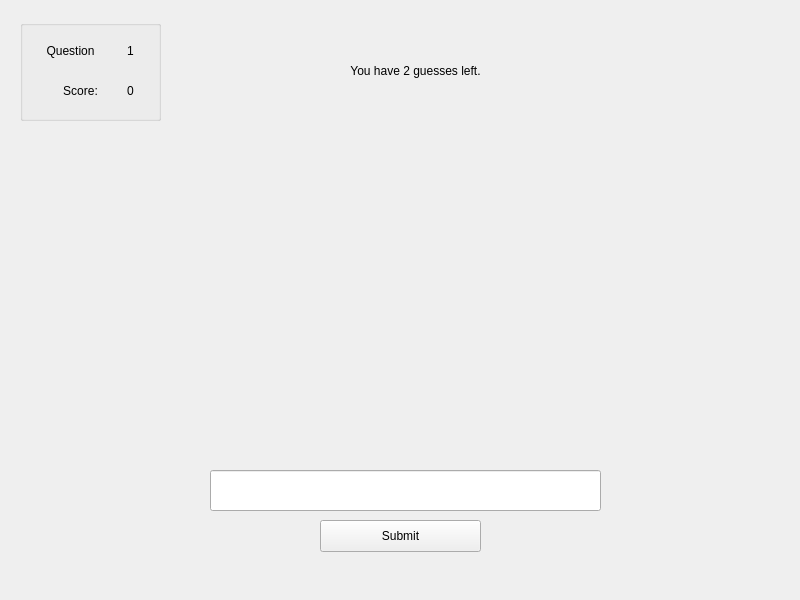
<?xml version="1.0" encoding="UTF-8"?>
<ui version="4.0">
 <class>JobSpeller_game</class>
 <widget class="QMainWindow" name="JobSpeller_game">
  <property name="geometry">
   <rect>
    <x>0</x>
    <y>0</y>
    <width>800</width>
    <height>600</height>
   </rect>
  </property>
  <property name="windowTitle">
   <string>MainWindow</string>
  </property>
  <widget class="QWidget" name="centralwidget">
   <widget class="QLabel" name="guessLeftLabel">
    <property name="geometry">
     <rect>
      <x>310</x>
      <y>50</y>
      <width>211</width>
      <height>41</height>
     </rect>
    </property>
    <property name="styleSheet">
     <string notr="true">font: 20pt &quot;BM Jua&quot;;</string>
    </property>
    <property name="text">
     <string>You have 2 guesses left.</string>
    </property>
    <property name="alignment">
     <set>Qt::AlignCenter</set>
    </property>
   </widget>
   <widget class="QLineEdit" name="inputJob">
    <property name="geometry">
     <rect>
      <x>210</x>
      <y>470</y>
      <width>391</width>
      <height>41</height>
     </rect>
    </property>
    <property name="alignment">
     <set>Qt::AlignCenter</set>
    </property>
   </widget>
   <widget class="QGroupBox" name="groupBox">
    <property name="geometry">
     <rect>
      <x>20</x>
      <y>20</y>
      <width>141</width>
      <height>101</height>
     </rect>
    </property>
    <property name="title">
     <string/>
    </property>
    <widget class="QLabel" name="questionaLabel">
     <property name="geometry">
      <rect>
       <x>10</x>
       <y>10</y>
       <width>81</width>
       <height>41</height>
      </rect>
     </property>
     <property name="styleSheet">
      <string notr="true">font: 18pt &quot;BM Jua&quot;;</string>
     </property>
     <property name="text">
      <string>Question</string>
     </property>
     <property name="alignment">
      <set>Qt::AlignCenter</set>
     </property>
    </widget>
    <widget class="QLabel" name="scoreLabel">
     <property name="geometry">
      <rect>
       <x>20</x>
       <y>50</y>
       <width>81</width>
       <height>41</height>
      </rect>
     </property>
     <property name="styleSheet">
      <string notr="true">font: 18pt &quot;BM Jua&quot;;</string>
     </property>
     <property name="text">
      <string>Score:</string>
     </property>
     <property name="alignment">
      <set>Qt::AlignCenter</set>
     </property>
    </widget>
    <widget class="QLabel" name="questionNumber">
     <property name="geometry">
      <rect>
       <x>100</x>
       <y>10</y>
       <width>21</width>
       <height>41</height>
      </rect>
     </property>
     <property name="styleSheet">
      <string notr="true">font: 18pt &quot;BM Jua&quot;;</string>
     </property>
     <property name="text">
      <string>1</string>
     </property>
     <property name="alignment">
      <set>Qt::AlignCenter</set>
     </property>
    </widget>
    <widget class="QLabel" name="scoreNumber">
     <property name="geometry">
      <rect>
       <x>90</x>
       <y>50</y>
       <width>41</width>
       <height>41</height>
      </rect>
     </property>
     <property name="styleSheet">
      <string notr="true">font: 18pt &quot;BM Jua&quot;;</string>
     </property>
     <property name="text">
      <string>0</string>
     </property>
     <property name="alignment">
      <set>Qt::AlignCenter</set>
     </property>
    </widget>
   </widget>
   <widget class="QLabel" name="jobPic">
    <property name="geometry">
     <rect>
      <x>130</x>
      <y>140</y>
      <width>551</width>
      <height>291</height>
     </rect>
    </property>
    <property name="text">
     <string/>
    </property>
    <property name="alignment">
     <set>Qt::AlignCenter</set>
    </property>
   </widget>
   <widget class="QPushButton" name="submitButton">
    <property name="geometry">
     <rect>
      <x>320</x>
      <y>520</y>
      <width>161</width>
      <height>32</height>
     </rect>
    </property>
    <property name="text">
     <string>Submit</string>
    </property>
   </widget>
  </widget>
 </widget>
 <resources/>
 <connections/>
</ui>
